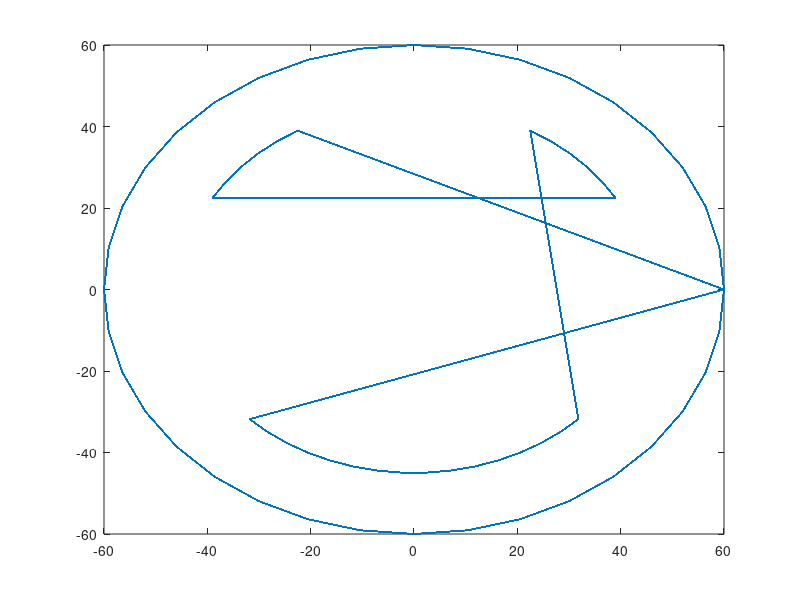

Reproduce this figure in MATLAB. (Note: this script raises an error after producing the figure.)
% This script sets the trajectory

%%%%%%%%%%%%%%%%%%%%%%
% Desired Trajectory %
%%%%%%%%%%%%%%%%%%%%%%
radius = 60;

lengTh = radius * ones(1,37);

angleInDeg = 0:10:360;

angleInRad = angleInDeg * pi/180;

Xd_face = lengTh.*cos(angleInRad);
Yd_face = lengTh.*sin(angleInRad);

% left eye
radius = 45;

lengTh = radius * ones(1,6);

angleInDeg = 120:6:150;

angleInRad = angleInDeg * pi/180;

Xd_leftI = lengTh.*cos(angleInRad);
Yd_leftI = lengTh.*sin(angleInRad);

% right eye

angleInDeg = 30:6:60;

angleInRad = angleInDeg * pi/180;

Xd_rightI = lengTh.*cos(angleInRad);
Yd_rightI = lengTh.*sin(angleInRad);

% smile
lengTh = radius * ones(1,16);

angleInDeg = -45:-6:-135;

angleInRad = angleInDeg * pi/180;

Xd_smile = lengTh.*cos(angleInRad);
Yd_smile = lengTh.*sin(angleInRad);

Xd = [Xd_leftI, Xd_rightI, Xd_smile, Xd_face];
Yd = [Yd_leftI, Yd_rightI, Yd_smile, Yd_face];

Xd = repmat(Xd,1,60);
Yd = repmat(Yd,1,60);
Zd = ones(1,length(Xd));

plot(Xd, Yd);


% Sample Time for Set-Point Time Vector
SampleTime = TotalTime / (length(Xd)-1);

%%%%%%%%%%%%%%%%%%%%%%%%%%%%%%%%%%%%%%%%%%%%%
% Values you should over-write in Control.m %
%%%%%%%%%%%%%%%%%%%%%%%%%%%%%%%%%%%%%%%%%%%%%

% =====================
% Set-Point Time Vector
% =====================
Time       = 0:SampleTime:TotalTime;       % DO NOT CHANGE TotalTime
